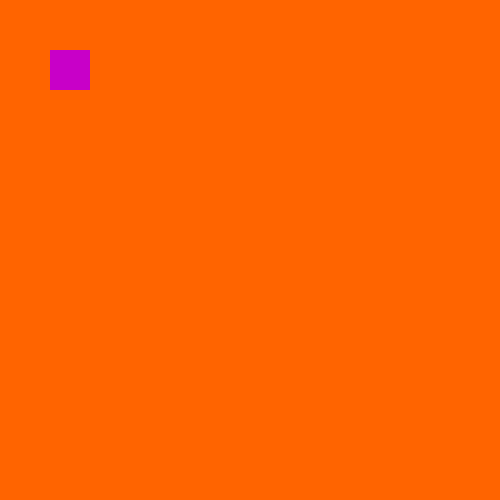
Frame 1 (no input)
Frame 60 (no input): identical to frame 1, image omitted
Frame 120 (the mouse pressed at the canvas centre since frame 60): identical to frame 1, image omitted

The p5.js sketch that drew this single still picture (run headless with seeded random() and noise() and a simulated clock; from frame 60 on, the mouse is pressed at the canvas centre):

// p5.js sketch
// ── sketch.js
function setup() {
createCanvas(500,500);
}

function draw() {
background(255, 100, 0);
fill(200,0,200);
noStroke();
rect(50, 50, 40, 40);
}
